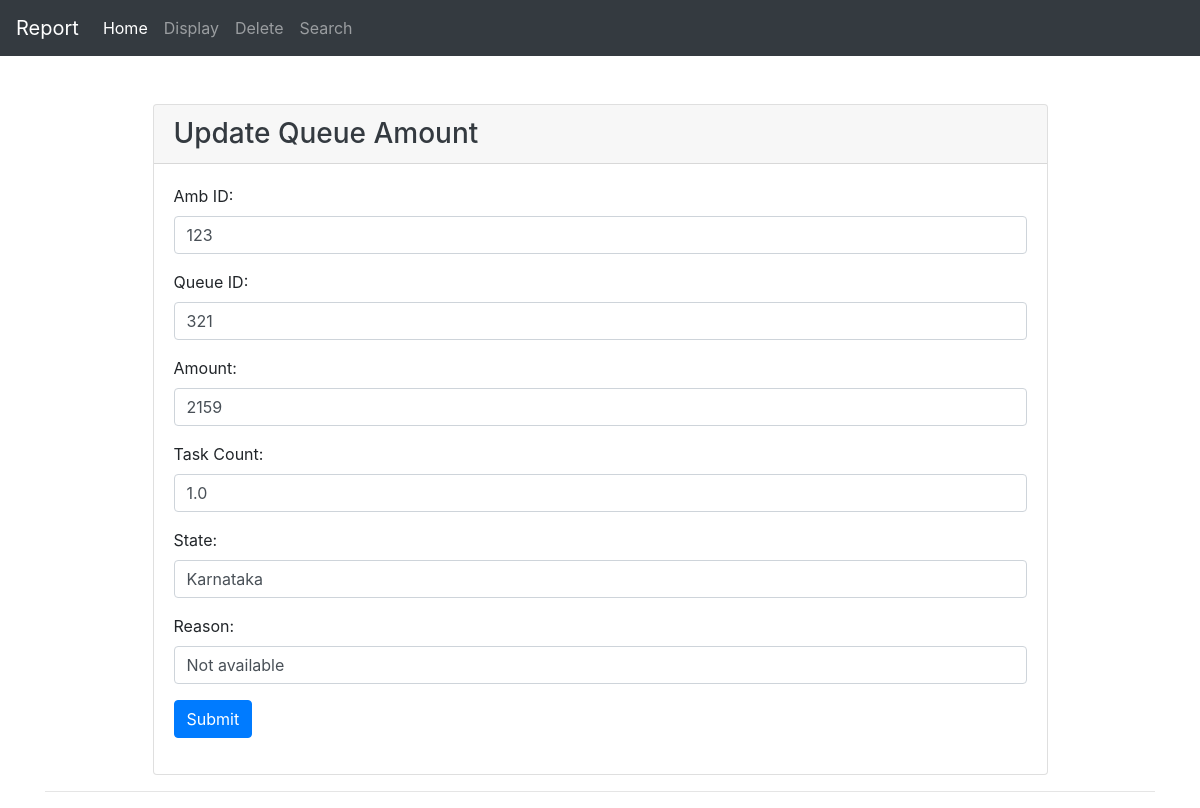
/display/update/123/321, run on the app's committed database.
### tables this page shows
CREATE TABLE "test"
(
	id INTEGER
		primary key autoincrement,
	amb varchar not null,
	queue varchar not null,
	state integer not null,
	amount int not null,
	task float not null,
	reason varchar(100),
	cdate TEXT default CURRENT_TIMESTAMP
);

### app.py (the view, shortened to what this page needs)
@app.route("/display/update/<int:amb>/<int:queue>", methods=["GET", "POST"])
def update(amb, queue):
    con = sqlite3.connect("testFirst.db")
    con.row_factory = sqlite3.Row
    cur = con.cursor()
    cur.execute("SELECT * from test where amb = ? and queue = ? ", (amb, queue))
    get_rows = cur.fetchall()
    return render_template('update.html', data=get_rows)

### templates/update.html (shortened to what this page needs)
{% extends "include/base.html" %}
{% block content %}
    <div class="container mt-5">
        <div class="row mx-auto">
            <div class="col-md-10 mx-auto">
                <div class="card">
                    <div class="card-header">
                        <h3 class="text-dark card-text">Update Queue Amount</h3>
                    </div>
                    <div class="card-body">
                        {% for data in data %}
                            <form method="post" action="/display/update/{{ data["amb"] }}/{{ data["queue"] }}">
                                <div class="form-group">
                                    <label for="amb">Amb ID:</label>
                                    <input class="form-control" type="text" name="amb" id="amb" placeholder="Amb ID"
                                           value='{{ data["amb"] }}'>
                                </div>
                                <div class="form-group">
                                    <label for="queue">Queue ID: </label>
                                    <input class="form-control" type="text" name="queue" id="queue"
                                           placeholder="Queue ID"
                                           value="{{ data["queue"] }}">
                                </div>
                                <div class="form-group">
                                    <label for="amount">Amount: </label>
                                    <input class="form-control" type="text" name="amount" id="amount"
                                           placeholder="Amount"
                                           value="{{ data["amount"] }}">
                                </div>
                                <div class="form-group">
                                    <label for="task">Task Count: </label>
                                    <input class="form-control" type="text" name="task" id="task"
                                           placeholder="Task Count"
                                           value="{{ data["task"] }}">
                                </div>
                                <div class="form-group">
                                    <label for="state">State: </label>
                                    <input class="form-control" type="text" name="state" id="state" placeholder="State"
                                           value="{{ data["state"] }}">
                                </div>
                                <div class="form-group">
                                    <label for="reason">Reason: </label>
                                    <input class="form-control" type="text" name="reason" id="reason"
                                           placeholder="Reason"
                                           value="{{ data["reason"] }}">
                                </div>
                                <div class="form-group">
                                    <button type="submit" class="btn btn-primary" name="submit">Submit</button>
                                </div>
                            </form>
                        {% endfor %}
                    </div>
                </div>
            </div>
        </div>
        <hr>
    </div>
{% endblock %}

### data on the page
test: amb "123", queue "321", amount "2159", task "1.0", state "Karnataka", reason "Not available"
